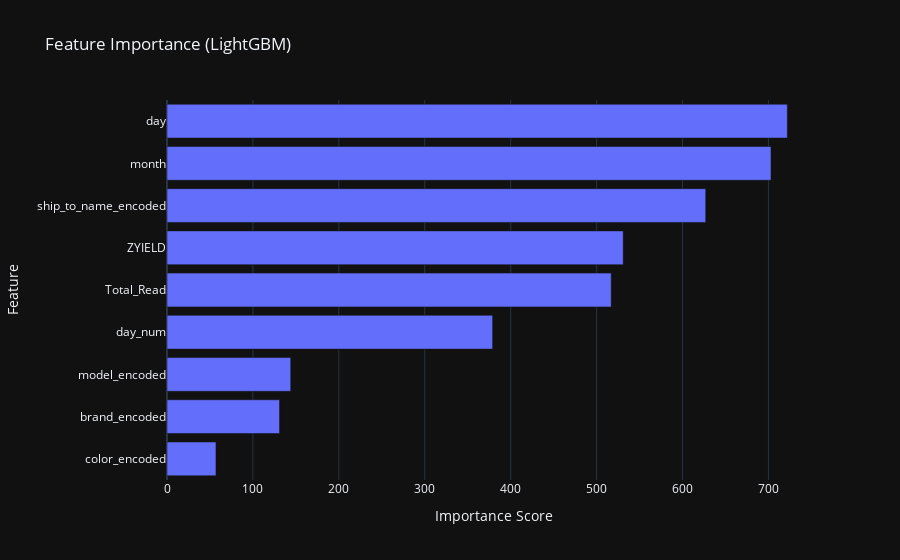

The code cell stored with this chart in its notebook:
### Markdown cell above
##### Supply Group Feature Importance

### Code cell
# Extract feature importances and feature names
importances = model.feature_importance()
feature_names = model.feature_name()

# Create a DataFrame
importance_df = pd.DataFrame({
    'Feature': feature_names,
    'Importance': importances
}).sort_values(by='Importance', ascending=False)

# Plot with Plotly
fig = px.bar(importance_df, x='Importance', y='Feature', orientation='h', template = 'plotly_dark', 
             title='Feature Importance (LightGBM)',
             labels={'Importance': 'Importance Score', 'Feature': 'Feature'},
            #  height=800
             )

fig.update_layout(yaxis={'categoryorder':'total ascending'})
fig.show()

### Figure 1 — Plotly figure (JSON) as saved in the notebook; plotly's stock layout.template omitted (floating-point values rounded to 4 significant figures)
{"data": [{"hovertemplate": "Importance Score=%{x}<br>Feature=%{y}<extra></extra>", "legendgroup": "", "marker": {"color": "#636efa", "pattern": {"shape": ""}}, "name": "", "orientation": "h", "showlegend": false, "textposition": "auto", "type": "bar", "x": [722, 703, 627, 531, 517, 379, 144, 131, 57], "xaxis": "x", "y": ["day", "month", "ship_to_name_encoded", "ZYIELD", "Total_Read", "day_num", "model_encoded", "brand_encoded", "color_encoded"], "yaxis": "y"}], "layout": {"barmode": "relative", "legend": {"tracegroupgap": 0}, "title": {"text": "Feature Importance (LightGBM)"}, "xaxis": {"anchor": "y", "domain": [0, 1], "title": {"text": "Importance Score"}}, "yaxis": {"anchor": "x", "categoryorder": "total ascending", "domain": [0, 1], "title": {"text": "Feature"}}}}
